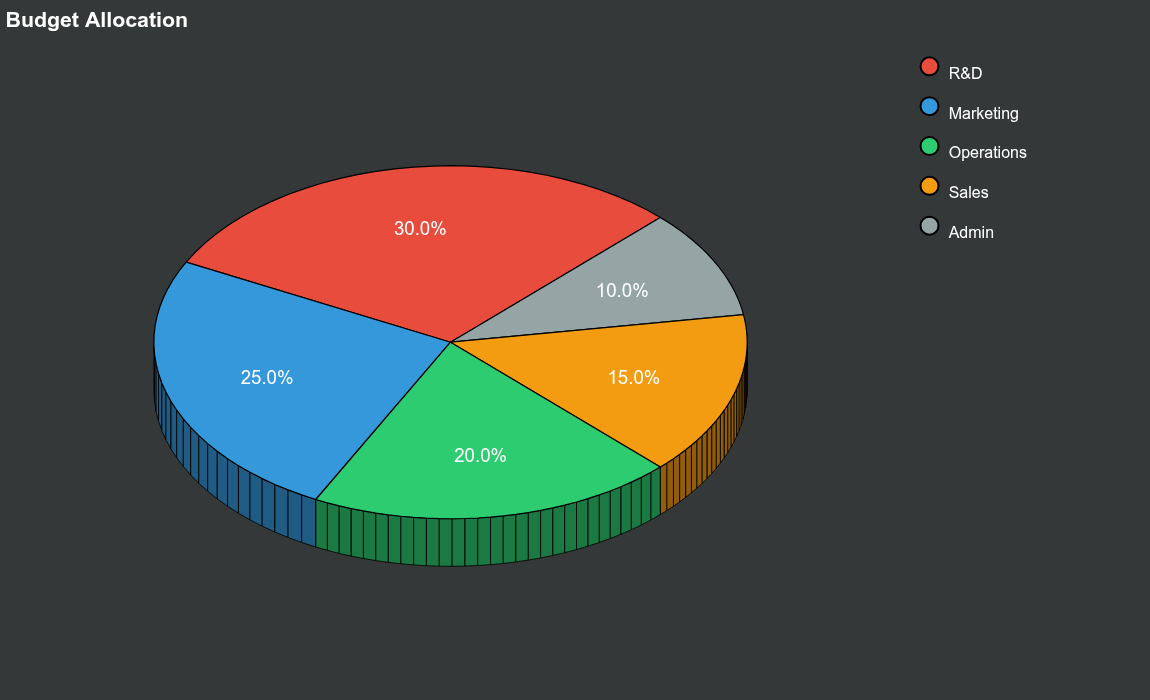

The Python source for this figure:
from bokeh_rocks import *


categories = ['R&D', 'Marketing', 'Operations', 'Sales', 'Admin']
budget = [30, 25, 20, 15, 10]
colors3 = ['#e74c3c', '#3498db', '#2ecc71', '#f39c12', '#95a5a6']

pie3 = plot_3d_pie(
    values=budget,
    colors=colors3,
    labels=categories,
    title='Budget Allocation',
    width=900,
    height=700,
    radius=1.8,
    depth=0.42,
    tilt=30,
    rotation=45
)
legend3 = create_legend(categories, colors3)
save_plot(row(pie3, legend3, stylesheets=[get_dark_stylesheet()]), 'output/pie3d_03')
